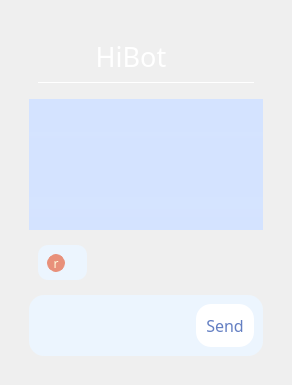
           <widget class="QWidget" name="chat">
            <property name="styleSheet">
             <string notr="true"/>
            </property>
            <layout class="QVBoxLayout" name="verticalLayout_32">
             <item>
              <widget class="QWidget" name="chat_container" native="true">
               <layout class="QVBoxLayout" name="verticalLayout_20" stretch="0">
                <item>
                 <widget class="QWidget" name="chat_entrance" native="true">
                  <layout class="QVBoxLayout" name="verticalLayout_21" stretch="1,23,0,2">
                   <item>
                    <widget class="QWidget" name="title_container_chat" native="true">
                     <layout class="QVBoxLayout" name="verticalLayout_22">
                      <item>
                       <widget class="QWidget" name="widget_8" native="true">
                        <property name="autoFillBackground">
                         <bool>false</bool>
                        </property>
                        <layout class="QHBoxLayout" name="horizontalLayout_10" stretch="1,20,1">
                         <property name="topMargin">
                          <number>0</number>
                         </property>
                         <property name="bottomMargin">
                          <number>0</number>
                         </property>
                         <item>
                          <spacer name="horizontalSpacer">
                           <property name="orientation">
                            <enum>Qt::Horizontal</enum>
                           </property>
                           <property name="sizeHint" stdset="0">
                            <size>
                             <width>40</width>
                             <height>20</height>
                            </size>
                           </property>
                          </spacer>
                         </item>
                         <item>
                          <widget class="QLabel" name="chat_username">
                           <property name="sizePolicy">
                            <sizepolicy hsizetype="Expanding" vsizetype="Expanding">
                             <horstretch>0</horstretch>
                             <verstretch>0</verstretch>
                            </sizepolicy>
                           </property>
                           <property name="font">
                            <font>
                             <family>Poppins</family>
                             <pointsize>20</pointsize>
                             <bold>false</bold>
                            </font>
                           </property>
                           <property name="styleSheet">
                            <string notr="true">QLabel{
color: rgb(255, 255, 255);
}</string>
                           </property>
                           <property name="text">
                            <string>HiBot</string>
                           </property>
                           <property name="alignment">
                            <set>Qt::AlignCenter</set>
                           </property>
                          </widget>
                         </item>
                         <item>
                          <widget class="QPushButton" name="info_butt">
                           <property name="styleSheet">
                            <string notr="true">QPushButton#info_butt{
	background-color: none;
	border-radius:7px;
}

QPushButton#info_butt:hover{
	background-color: none;
	border: 1.5px solid rgba(100, 127, 194, 255);
	border-radius:7px;
}</string>
                           </property>
                           <property name="text">
                            <string/>
                           </property>
                           <property name="icon">
                            <iconset resource="resource.qrc">
                             <normaloff>:/images/pic/ellipsis.png</normaloff>:/images/pic/ellipsis.png</iconset>
                           </property>
                          </widget>
                         </item>
                        </layout>
                       </widget>
                      </item>
                      <item>
                       <widget class="Line" name="title_line">
                        <property name="styleSheet">
                         <string notr="true">color:white;</string>
                        </property>
                        <property name="frameShadow">
                         <enum>QFrame::Plain</enum>
                        </property>
                        <property name="lineWidth">
                         <number>1</number>
                        </property>
                        <property name="orientation">
                         <enum>Qt::Horizontal</enum>
                        </property>
                       </widget>
                      </item>
                     </layout>
                    </widget>
                   </item>
                   <item>
                    <widget class="QWidget" name="Chat_widget" native="true">
                     <property name="styleSheet">
                      <string notr="true">background-color: none;</string>
                     </property>
                     <layout class="QHBoxLayout" name="horizontalLayout_7" stretch="0">
                      <property name="leftMargin">
                       <number>0</number>
                      </property>
                      <property name="topMargin">
                       <number>0</number>
                      </property>
                      <property name="rightMargin">
                       <number>0</number>
                      </property>
                      <property name="bottomMargin">
                       <number>0</number>
                      </property>
                      <item>
                       <widget class="QWidget" name="chatspace" native="true">
                        <property name="sizePolicy">
                         <sizepolicy hsizetype="Expanding" vsizetype="Expanding">
                          <horstretch>0</horstretch>
                          <verstretch>0</verstretch>
                         </sizepolicy>
                        </property>
                        <property name="styleSheet">
                         <string notr="true">QWidget{
background-color: none;
}</string>
                        </property>
                        <layout class="QHBoxLayout" name="horizontalLayout_8">
                         <property name="leftMargin">
                          <number>0</number>
                         </property>
                         <property name="topMargin">
                          <number>0</number>
                         </property>
                         <property name="rightMargin">
                          <number>0</number>
                         </property>
                         <property name="bottomMargin">
                          <number>0</number>
                         </property>
                         <item>
                          <widget class="QScrollArea" name="chat_scroll_space">
                           <property name="autoFillBackground">
                            <bool>true</bool>
                           </property>
                           <property name="styleSheet">
                            <string notr="true">QAbstractScrollArea #chat_content{
     border: none;

	background-color: qlineargradient(spread:pad, x1:1, y1:0, x2:1, y2:1, stop:0 rgba(212, 227, 255, 255), stop:1 rgba(212, 227, 255, 253));
    }
QScrollArea{
border: none;
background-color: none;
}

    QScrollBar {
        background-color: #7B95D8;
        border-radius: 5px;
    }

    QScrollBar:horizontal {
        height: 13px;
    }

    QScrollBar:vertical {
        width: 13px;
    }

    QScrollBar::handle {
        background: #E1EAFE;
        border-radius: 5px;
    }

    QScrollBar::handle:horizontal {
        height: 25px;
        min-width: 10px;
    }

    QScrollBar::handle:vertical {
        width: 25px;
        min-height: 10px;
    }

    QScrollBar::add-line {
        border: none;
        background: none;
    }

    QScrollBar::sub-line {
        border: none;
        background: none;
    }
 </string>
                           </property>
                           <property name="widgetResizable">
                            <bool>true</bool>
                           </property>
                           <property name="alignment">
                            <set>Qt::AlignCenter</set>
                           </property>
                           <widget class="QWidget" name="chat_content">
                            <property name="geometry">
                             <rect>
                              <x>0</x>
                              <y>0</y>
                              <width>958</width>
                              <height>644</height>
                             </rect>
                            </property>
                            <layout class="QVBoxLayout" name="layout_scroll" stretch="0">
                             <property name="spacing">
                              <number>0</number>
                             </property>
                             <property name="topMargin">
                              <number>1</number>
                             </property>
                             <property name="rightMargin">
                              <number>39</number>
                             </property>
                             <property name="bottomMargin">
                              <number>1</number>
                             </property>
                             <item>
                              <spacer name="verticalSpacer">
                               <property name="orientation">
                                <enum>Qt::Vertical</enum>
                               </property>
                               <property name="sizeHint" stdset="0">
                                <size>
                                 <width>20</width>
                                 <height>40</height>
                                </size>
                               </property>
                              </spacer>
                             </item>
                            </layout>
                           </widget>
                          </widget>
                         </item>
                        </layout>
                       </widget>
                      </item>
                     </layout>
                    </widget>
                   </item>
                   <item>
                    <widget class="QWidget" name="button_bar" native="true">
                     <layout class="QHBoxLayout" name="horizontalLayout_11">
                      <property name="spacing">
                       <number>15</number>
                      </property>
                      <item>
                       <widget class="QWidget" name="quote_widget" native="true">
                        <property name="maximumSize">
                         <size>
                          <width>16777215</width>
                          <height>35</height>
                         </size>
                        </property>
                        <property name="styleSheet">
                         <string notr="true">QWidget{

border-radius: 10px;
background-color: rgb(236, 245, 254);

}</string>
                        </property>
                        <layout class="QHBoxLayout" name="horizontalLayout_12">
                         <item>
                          <widget class="QPushButton" name="quote_close_butt">
                           <property name="sizePolicy">
                            <sizepolicy hsizetype="Minimum" vsizetype="Minimum">
                             <horstretch>0</horstretch>
                             <verstretch>0</verstretch>
                            </sizepolicy>
                           </property>
                           <property name="minimumSize">
                            <size>
                             <width>18</width>
                             <height>18</height>
                            </size>
                           </property>
                           <property name="font">
                            <font>
                             <family>Webdings</family>
                             <bold>false</bold>
                            </font>
                           </property>
                           <property name="styleSheet">
                            <string notr="true">QPushButton{
border: 1px solid #E8907A;
border-radius: 9px;
background:#E8907A;
color: #FFFBDB;

}
QPushButton:hover{
border: 1px solid #707070;
border-radius: 9px;
background:#DD6243;
color: #707070;
}</string>
                           </property>
                           <property name="text">
                            <string>r</string>
                           </property>
                          </widget>
                         </item>
                         <item>
                          <widget class="QLabel" name="quote_msg">
                           <property name="font">
                            <font>
                             <family>Poppins</family>
                            </font>
                           </property>
                           <property name="text">
                            <string/>
                           </property>
                          </widget>
                         </item>
                        </layout>
                       </widget>
                      </item>
                      <item>
                       <spacer name="horizontalSpacer_3">
                        <property name="orientation">
                         <enum>Qt::Horizontal</enum>
                        </property>
                        <property name="sizeHint" stdset="0">
                         <size>
                          <width>40</width>
                          <height>20</height>
                         </size>
                        </property>
                       </spacer>
                      </item>
                     </layout>
                    </widget>
                   </item>
                   <item>
                    <widget class="QWidget" name="send_bar" native="true">
                     <property name="styleSheet">
                      <string notr="true">background-color: rgb(236, 245, 254);
border-radius: 15px;
color: #647FC2;
</string>
                     </property>
                     <layout class="QHBoxLayout" name="horizontalLayout_9">
                      <item>
                       <widget class="QTextEdit" name="chat_input">
                        <property name="sizePolicy">
                         <sizepolicy hsizetype="Expanding" vsizetype="Expanding">
                          <horstretch>0</horstretch>
                          <verstretch>0</verstretch>
                         </sizepolicy>
                        </property>
                        <property name="minimumSize">
                         <size>
                          <width>0</width>
                          <height>43</height>
                         </size>
                        </property>
                        <property name="font">
                         <font>
                          <family>Poppins</family>
                          <pointsize>12</pointsize>
                         </font>
                        </property>
                        <property name="inputMethodHints">
                         <set>Qt::ImhNone</set>
                        </property>
                        <property name="sizeAdjustPolicy">
                         <enum>QAbstractScrollArea::AdjustToContents</enum>
                        </property>
                        <property name="html">
                         <string>&lt;!DOCTYPE HTML PUBLIC &quot;-//W3C//DTD HTML 4.0//EN&quot; &quot;http://www.w3.org/TR/REC-html40/strict.dtd&quot;&gt;
&lt;html&gt;&lt;head&gt;&lt;meta name=&quot;qrichtext&quot; content=&quot;1&quot; /&gt;&lt;meta charset=&quot;utf-8&quot; /&gt;&lt;style type=&quot;text/css&quot;&gt;
p, li { white-space: pre-wrap; }
hr { height: 1px; border-width: 0; }
li.unchecked::marker { content: &quot;\2610&quot;; }
li.checked::marker { content: &quot;\2612&quot;; }
&lt;/style&gt;&lt;/head&gt;&lt;body style=&quot; font-family:'Poppins'; font-size:12pt; font-weight:400; font-style:normal;&quot;&gt;
&lt;p style=&quot;-qt-paragraph-type:empty; margin-top:0px; margin-bottom:0px; margin-left:0px; margin-right:0px; -qt-block-indent:0; text-indent:0px;&quot;&gt;&lt;br /&gt;&lt;/p&gt;&lt;/body&gt;&lt;/html&gt;</string>
                        </property>
                       </widget>
                      </item>
                      <item>
                       <widget class="QPushButton" name="send">
                        <property name="font">
                         <font>
                          <family>Poppins</family>
                          <pointsize>12</pointsize>
                         </font>
                        </property>
                        <property name="autoFillBackground">
                         <bool>false</bool>
                        </property>
                        <property name="styleSheet">
                         <string notr="true">QPushButton{
background-color: rgb(255, 255, 255);
padding:10px;}

QPushButton:hover{
border: 1.5px solid rgba(100, 127, 194, 255);
}</string>
                        </property>
                        <property name="text">
                         <string>Send</string>
                        </property>
                       </widget>
                      </item>
                     </layout>
                    </widget>
                   </item>
                  </layout>
                 </widget>
                </item>
               </layout>
              </widget>
             </item>
            </layout>
           </widget>
